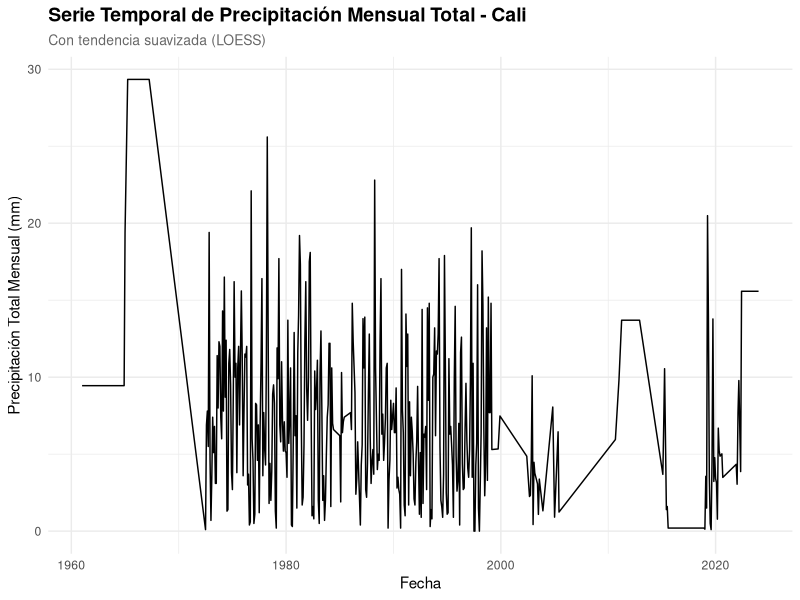
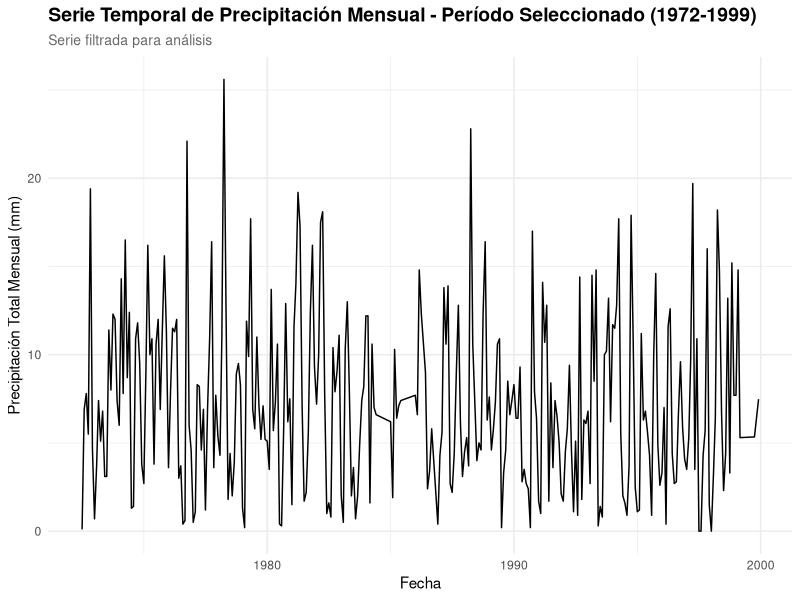
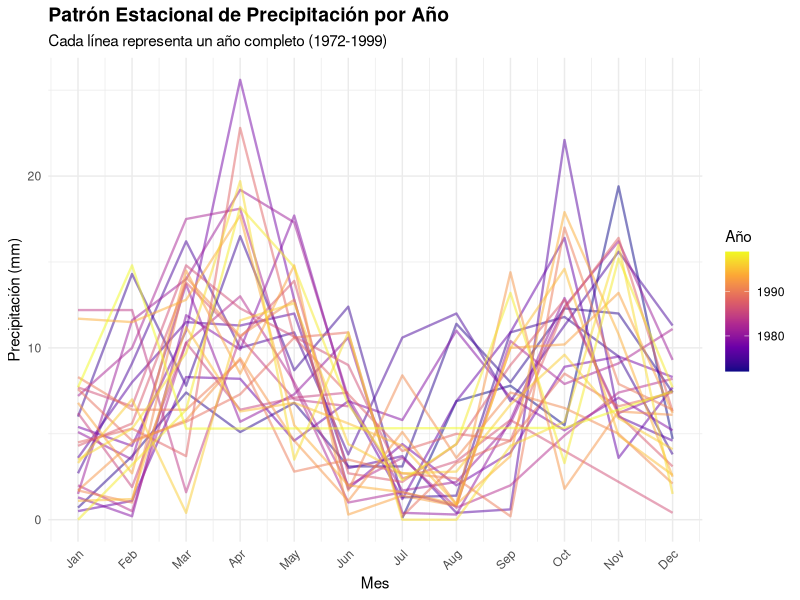
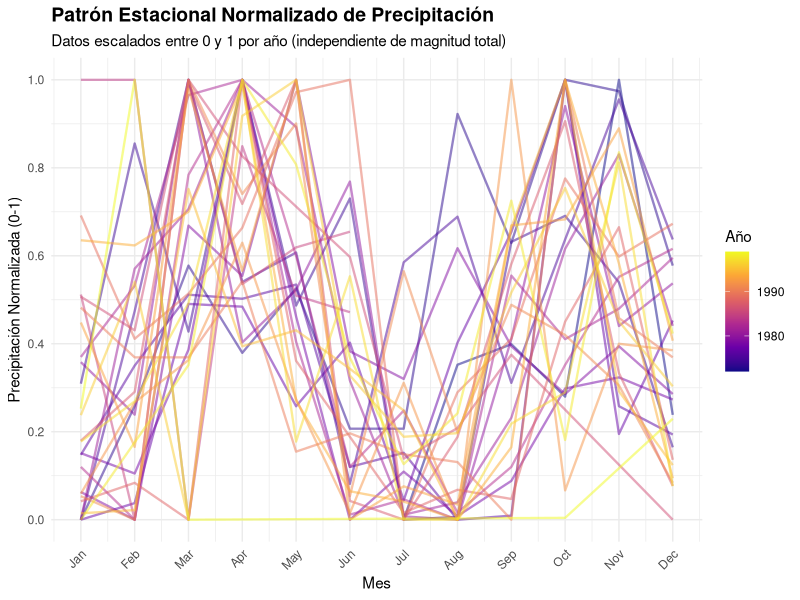
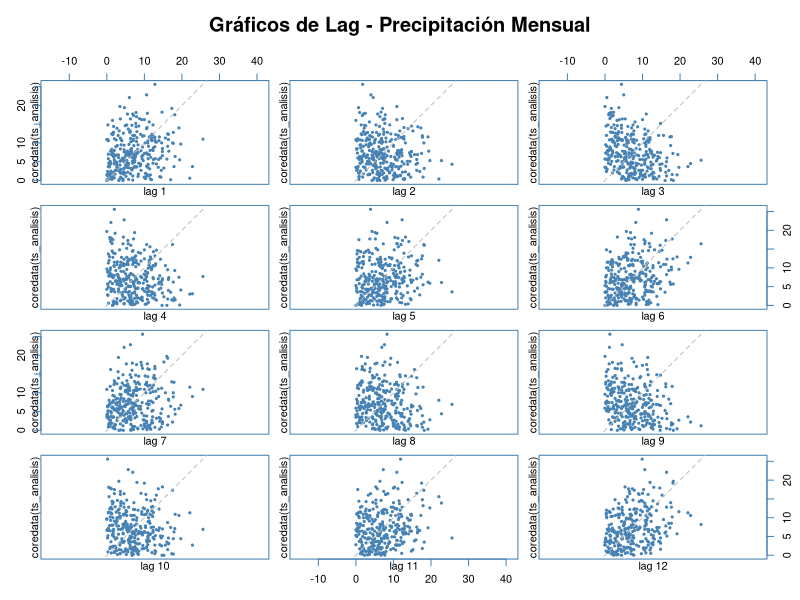
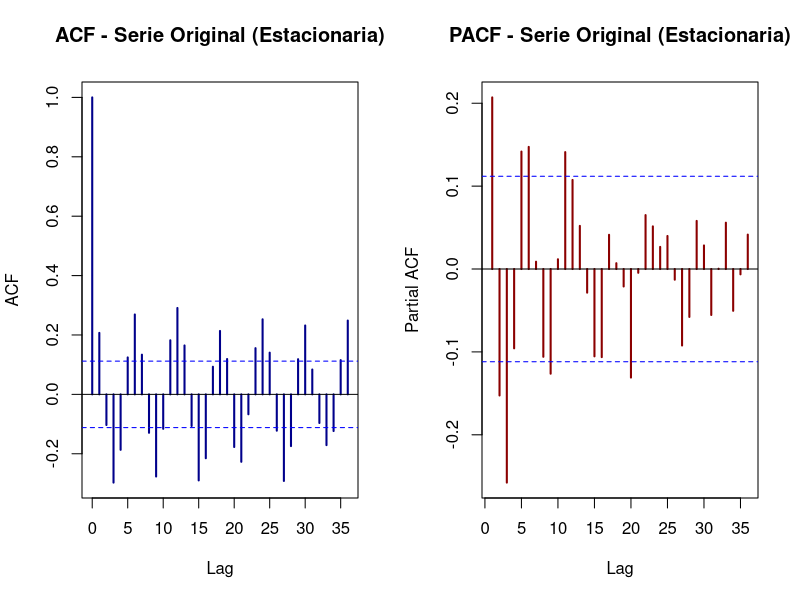
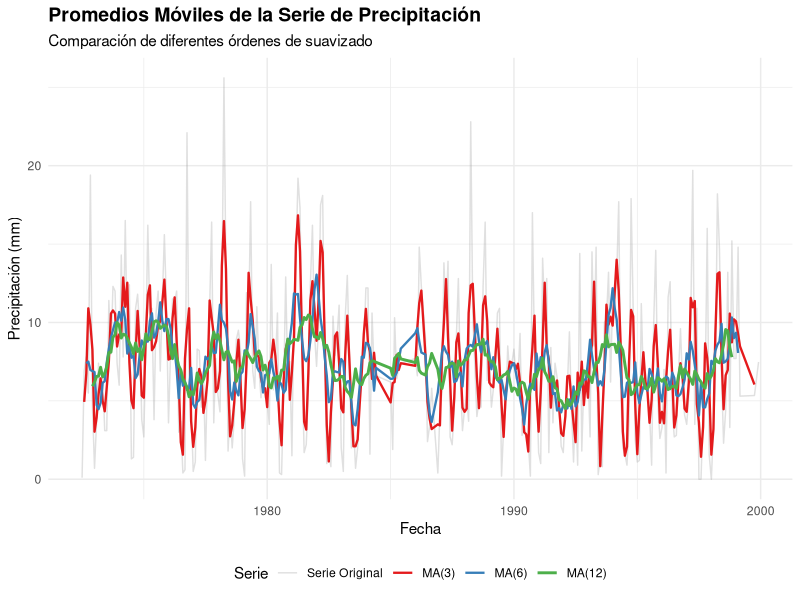
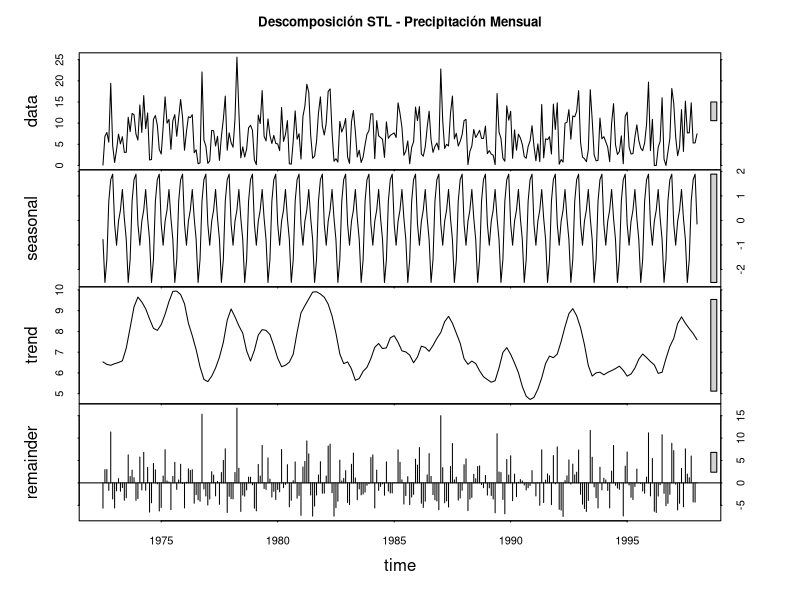

The R source for these figures, in order:
## ---- chunk 1
# Cargar librerías necesarias
library(tidyverse)
library(lubridate)
library(forecast)
library(zoo)
library(gridExtra)

# Leer datos
datos <- read_csv("Data/Excel/monthly_precipitation.csv")

# Preparar datos
datos_limpios <- datos %>%
  mutate(
    DATE = ym(DATE),
    # Convertir precipitación (ya está en mm x 10, dividir por 10)
    PRCP = PRCP / 10,
    # Convertir temperaturas de décimas de grado a grados
    TMAX = TMAX / 10,
    TMIN = TMIN / 10,
    TAVG = TAVG / 10
  )

# Información ANTES de la interpolación
cat("=== INFORMACIÓN ANTES DE INTERPOLACIÓN ===\n")
cat("Total de observaciones:", nrow(datos_limpios), "\n")
cat("Valores faltantes en PRCP:", sum(is.na(datos_limpios$PRCP)), "\n")
cat("Porcentaje de NAs:", round(100 * sum(is.na(datos_limpios$PRCP)) / nrow(datos_limpios), 2), "%\n\n")

# Interpolación de valores faltantes usando spline cúbico
# Crear índice numérico para la interpolación
datos_limpios <- datos_limpios %>%
  mutate(indice = row_number())

# Identificar posiciones con datos válidos
indices_validos <- which(!is.na(datos_limpios$PRCP))
valores_validos <- datos_limpios$PRCP[indices_validos]

# Aplicar interpolación usando na.approx de zoo (interpolación lineal más conservadora)
if(length(indices_validos) >= 2) {
  # Usar na.approx para interpolación lineal (más conservadora que spline)
  # maxgap limita cuántos NAs consecutivos se interpolan
  datos_limpios$PRCP <- na.approx(datos_limpios$PRCP, maxgap = 3, na.rm = FALSE)
  
  # Si aún quedan NAs al inicio o final, usar na.locf (last observation carried forward/backward)
  datos_limpios$PRCP <- na.locf(datos_limpios$PRCP, na.rm = FALSE, fromLast = FALSE)
  datos_limpios$PRCP <- na.locf(datos_limpios$PRCP, na.rm = FALSE, fromLast = TRUE)
  
  # Asegurar que no haya valores negativos (la precipitación no puede ser negativa)
  datos_limpios <- datos_limpios %>%
    mutate(PRCP = pmax(PRCP, 0))
  
  cat("=== INFORMACIÓN DESPUÉS DE INTERPOLACIÓN ===\n")
  cat("Valores faltantes restantes:", sum(is.na(datos_limpios$PRCP)), "\n")
  
  # Mostrar estadísticas para detectar valores anómalos
  cat("\nEstadísticas de precipitación:\n")
  cat("  Máximo:", round(max(datos_limpios$PRCP, na.rm = TRUE), 2), "mm\n")
  cat("  Percentil 99:", round(quantile(datos_limpios$PRCP, 0.99, na.rm = TRUE), 2), "mm\n")
  
} else {
  cat("ADVERTENCIA: No hay suficientes datos válidos para interpolación.\n")
}

cat("Precipitación promedio:", round(mean(datos_limpios$PRCP, na.rm = TRUE), 2), "mm\n")
## ---- chunk 2
# Crear serie temporal usando zoo (maneja mejor valores faltantes y fechas irregulares)
ts_mensual <- zoo(datos_limpios$PRCP, order.by = datos_limpios$DATE)

cat("Datos mensuales:", nrow(datos_limpios), "meses\n")
cat("Rango temporal:", min(year(datos_limpios$DATE)), "-", max(year(datos_limpios$DATE)), "\n")
## ---- chunk 3
# Graficar usando el objeto zoo ts_mensual
autoplot(ts_mensual) +
  labs(
    title = "Serie Temporal de Precipitación Mensual Total - Cali",
    subtitle = "Con tendencia suavizada (LOESS)",
    x = "Fecha",
    y = "Precipitación Total Mensual (mm)"
  ) +
  theme_minimal() +
  theme(
    plot.title = element_text(face = "bold", size = 14),
    plot.subtitle = element_text(size = 10, color = "gray40")
  )
## ---- chunk 4
# Filtrar período con mayor calidad de datos desde el objeto zoo
ts_analisis <- window(ts_mensual, start = as.Date("1972-07-01"), end = as.Date("1999-12-01"))

# Crear dataframe correspondiente
datos_analisis <- datos_limpios %>%
  filter(DATE >= ym("1972-07") & DATE <= ym("1999-12"))

cat("Período de análisis seleccionado:\n")
cat("  Desde:", format(min(datos_analisis$DATE), "%Y-%m"), "\n")
cat("  Hasta:", format(max(datos_analisis$DATE), "%Y-%m"), "\n")
cat("  Total de meses:", nrow(datos_analisis), "\n")
cat("  Valores faltantes:", sum(is.na(datos_analisis$PRCP)), "\n")
## ---- chunk 5
# Graficar usando el objeto zoo ts_analisis
autoplot(ts_analisis) +
  labs(
    title = "Serie Temporal de Precipitación Mensual - Período Seleccionado (1972-1999)",
    subtitle = "Serie filtrada para análisis",
    x = "Fecha",
    y = "Precipitación Total Mensual (mm)"
  ) +
  theme_minimal() +
  theme(
    plot.title = element_text(face = "bold", size = 14),
    plot.subtitle = element_text(size = 10, color = "gray40")
  )
## ---- chunk 6
# Preparar datos para gráfico por años
datos_por_ano <- datos_analisis %>%
  mutate(
    Año = year(DATE),
    Mes = month(DATE)
  )

# Gráfico con todos los años superpuestos
ggplot(datos_por_ano, aes(x = Mes, y = PRCP, group = Año, color = Año)) +
  geom_line(alpha = 0.5, linewidth = 0.8) +
  scale_x_continuous(breaks = 1:12, labels = month.abb) +
  scale_color_viridis_c(option = "plasma") +
  labs(
    title = "Patrón Estacional de Precipitación por Año",
    subtitle = "Cada línea representa un año completo (1972-1999)",
    x = "Mes",
    y = "Precipitación (mm)",
    color = "Año"
  ) +
  theme_minimal() +
  theme(
    plot.title = element_text(face = "bold", size = 14),
    legend.position = "right",
    axis.text.x = element_text(angle = 45, hjust = 1)
  )
## ---- chunk 7
# Normalizar datos por año (min-max normalization)
datos_normalizados <- datos_por_ano %>%
  group_by(Año) %>%
  mutate(
    PRCP_norm = (PRCP - min(PRCP, na.rm = TRUE)) / 
                (max(PRCP, na.rm = TRUE) - min(PRCP, na.rm = TRUE))
  ) %>%
  ungroup()

# Gráfico con datos normalizados
ggplot(datos_normalizados, aes(x = Mes, y = PRCP_norm, group = Año, color = Año)) +
  geom_line(alpha = 0.5, linewidth = 0.8) +
  scale_x_continuous(breaks = 1:12, labels = month.abb) +
  scale_y_continuous(limits = c(0, 1), breaks = seq(0, 1, 0.2)) +
  scale_color_viridis_c(option = "plasma") +
  labs(
    title = "Patrón Estacional Normalizado de Precipitación",
    subtitle = "Datos escalados entre 0 y 1 por año (independiente de magnitud total)",
    x = "Mes",
    y = "Precipitación Normalizada (0-1)",
    color = "Año"
  ) +
  theme_minimal() +
  theme(
    plot.title = element_text(face = "bold", size = 14),
    legend.position = "right",
    axis.text.x = element_text(angle = 45, hjust = 1)
  )
## ---- chunk 8
# Gráfico de lags múltiples usando la serie zoo
lag.plot(coredata(ts_analisis), lags = 12, do.lines = FALSE, 
         main = "Gráficos de Lag - Precipitación Mensual",
         col = "steelblue", pch = 20)
## ---- chunk 9
library(tseries)

# Test de Dickey-Fuller en la serie original
adf_original <- adf.test(coredata(ts_analisis), alternative = "stationary")

cat("=== TEST DE DICKEY-FULLER AUMENTADO ===\n")
cat("Serie: Precipitación mensual (original)\n\n")
cat("Estadístico ADF:", round(adf_original$statistic, 4), "\n")
cat("P-valor:", round(adf_original$p.value, 4), "\n\n")

if(adf_original$p.value < 0.05) {
  cat("CONCLUSIÓN: La serie ES ESTACIONARIA (p < 0.05)\n")
  cat("No es necesaria la diferenciación.\n")
} else {
  cat("CONCLUSIÓN: La serie NO ES ESTACIONARIA (p >= 0.05)\n")
  cat("Se requiere diferenciación para modelado ARIMA.\n")
}
## ---- chunk 10
par(mfrow = c(1, 2))

# ACF - Usar coredata() para extraer valores numéricos del objeto zoo
acf(coredata(ts_analisis), lag.max = 36, na.action = na.omit,
    main = "ACF - Serie Original (Estacionaria)",
    col = "darkblue", lwd = 2)

# PACF - Usar coredata() para extraer valores numéricos del objeto zoo
pacf(coredata(ts_analisis), lag.max = 36, na.action = na.omit,
     main = "PACF - Serie Original (Estacionaria)",
     col = "darkred", lwd = 2)

par(mfrow = c(1, 1))

cat("\n=== INTERPRETACIÓN ACF/PACF ===\n")
cat("Los gráficos ACF y PACF de la serie estacionaria ayudan a:\n")
cat("  1. Confirmar la estacionariedad (valores dentro de bandas de confianza)\n")
cat("  2. Identificar el orden MA (q) desde el ACF\n")
cat("  3. Identificar el orden AR (p) desde el PACF\n")
cat("  4. Detectar estacionalidad (picos significativos en múltiplos de 12)\n")
## ---- chunk 11
library(zoo)

# Calcular promedios móviles de diferentes órdenes
ma3 <- rollmean(ts_analisis, k = 3, fill = NA, align = "center")
ma6 <- rollmean(ts_analisis, k = 6, fill = NA, align = "center")
ma12 <- rollmean(ts_analisis, k = 12, fill = NA, align = "center")

# Crear dataframe para visualización
datos_ma <- data.frame(
  Fecha = index(ts_analisis),
  Original = coredata(ts_analisis),
  MA3 = coredata(ma3),
  MA6 = coredata(ma6),
  MA12 = coredata(ma12)
)

# Gráfico de promedios móviles
ggplot(datos_ma, aes(x = Fecha)) +
  geom_line(aes(y = Original, color = "Serie Original"), alpha = 0.3, linewidth = 0.5) +
  geom_line(aes(y = MA3, color = "MA(3)"), linewidth = 0.8) +
  geom_line(aes(y = MA6, color = "MA(6)"), linewidth = 0.8) +
  geom_line(aes(y = MA12, color = "MA(12)"), linewidth = 1.0) +
  scale_color_manual(
    values = c("Serie Original" = "gray60", 
               "MA(3)" = "#E41A1C", 
               "MA(6)" = "#377EB8", 
               "MA(12)" = "#4DAF4A"),
    breaks = c("Serie Original", "MA(3)", "MA(6)", "MA(12)")
  ) +
  labs(
    title = "Promedios Móviles de la Serie de Precipitación",
    subtitle = "Comparación de diferentes órdenes de suavizado",
    x = "Fecha",
    y = "Precipitación (mm)",
    color = "Serie"
  ) +
  theme_minimal() +
  theme(
    plot.title = element_text(face = "bold", size = 14),
    legend.position = "bottom"
  )
## ---- chunk 12
# Convertir a ts para descomposición (necesario para stl)
ts_regular <- ts(coredata(ts_analisis), 
                  start = c(year(index(ts_analisis)[1]), month(index(ts_analisis)[1])),
                  frequency = 12)

# Descomposición STL (Seasonal and Trend decomposition using Loess)
decomp <- stl(ts_regular, s.window = "periodic")

# Visualizar descomposición
plot(decomp, main = "Descomposición STL - Precipitación Mensual")
